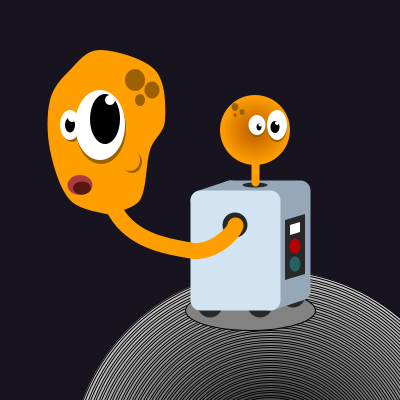
Frame 1 (no input)
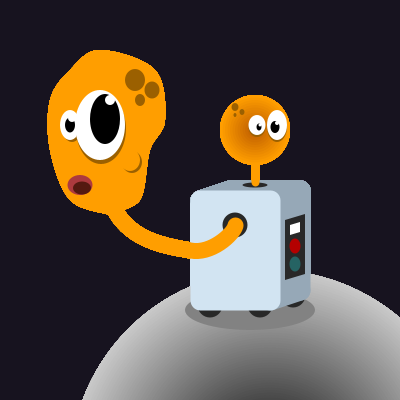
Frame 60 (the mouse pressed at the canvas centre just before this capture)
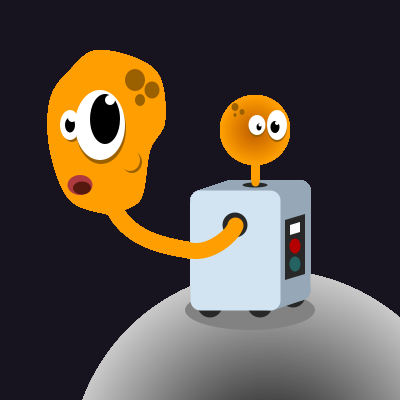
Frame 120 (the mouse held since frame 60 and released just before this capture)

The Processing sketch that drew these frames (run headless with seeded random() and noise(); from frame 60 on, the mouse is pressed at the canvas centre):

// Processing sketch: processing_51065
// ── processing_51065.pde

// Jean-Michel Leblanc - Tp1: Le Monstre - EDM4600

// ----------------------- Déclaration des variables -----------------------
float x;
float y;
float gTete;
float pTete;
float corps;

// ----------------------- Initialisation de la surface de travail -----------------------
void setup(){  
  /* Taille de la surface de travail (en pixels), 
  antialiasing activé et aucune bordure aux formes */
  size(400, 400);
  background(23, 19, 31);
  smooth();
  
  // ----------------------- Initialisation des propriétés des variables -----------------------
  x = width/2;
  y = height/2;
  gTete = x;
  pTete = x;
  corps = x;
}

// ----------------------- Fonction permettant de dessiner le personnage -----------------------
// Planète (Voir exemple "While: Soustraction")
void draw(){
  float d = 400;
  float difference = 5;
 
  while ( d > 0 ) {
    fill ( d / 2 );
    ellipse( x+70 , y+270 , d , d );
    d = d - difference;
  }
  
  // Ombre du personnage
  fill (130);
  ellipse(x+50, y+110, 130, 40);
  
  // ----------------------- Corps robotisé du personnage -----------------------
  // Les roues
  noStroke();
  ellipseMode(CENTER);
  fill(40);
  ellipse(corps+10, corps+105, 25, 25);
  ellipse(corps+60, corps+105, 25, 25);
  ellipse(corps+93, corps+95, 25, 25);
  
  // Le corps métallique P.1
  strokeJoin(ROUND);
  stroke(150, 168, 183);
  fill(150, 168, 183);
  strokeWeight(20.0);
  beginShape();
    vertex(corps+30, corps-10);
    vertex(corps+30, corps+90);
    vertex(corps+100, corps+90);
    vertex(corps+100, corps-10);
    vertex(corps+30, corps-10);
  endShape();
  
  // Fix de la perspective
  line(corps+100, corps+90, corps+70, corps+100);
  line(corps+30, corps-10, corps, corps);
  
  // Le corps métallique P.2
  strokeJoin(ROUND);
  stroke(210, 228, 242);
  fill(210, 228, 242);
  strokeWeight(20.0);
  beginShape();
    vertex(corps, corps);
    vertex(corps, corps+100);
    vertex(corps+70, corps+100);
    vertex(corps+70, corps);
    vertex(corps, corps);
  endShape();

  // Trous pour la tête des personnages
  noStroke();
  fill(40);
  ellipse(corps+35, corps+25, 25, 25);
  ellipse(corps+55, corps-15, 25, 5);
  
  // Panneau de contrôle sur le côté du personnage
  beginShape();
    vertex(corps+85, corps+20);
    vertex(corps+85, corps+80);
    vertex(corps+105, corps+74);
    vertex(corps+105, corps+14);
    vertex(corps+85, corps+20);
  endShape();
  
  fill(255);
  beginShape();
    vertex(corps+90, corps+25);
    vertex(corps+90, corps+35);
    vertex(corps+100, corps+32);
    vertex(corps+100, corps+22);
    vertex(corps+90, corps+25);
  endShape();
  
  // Bouton rouge
  fill(180, 0, 0);
  ellipse(corps+95, corps+46, 11, 15);
  
  // Bouton turquoise
  fill(37, 99, 99);
  ellipse(corps+95, corps+64, 11, 15);
  
  // ----------------------- Tête du petit monstre -----------------------
  //Cou
  strokeJoin(ROUND);
  strokeWeight(8.0);
  stroke(255, 158, 0);
  line(pTete+55, pTete-18, pTete+55, pTete-70);
  
  // Tête (Voir exemple "While: Soustraction")
  noStroke();
  float dPetiteTete = 70;
  float diffPetiteTete = 5;
  float fillPetiteTete1 = 255;
  float fillPetiteTete2 = 158;
   
  while ( dPetiteTete > 5 ) {
     fill (fillPetiteTete1, fillPetiteTete2, 0);
     ellipse(pTete+55, pTete-70, dPetiteTete, dPetiteTete);
     fillPetiteTete1 = fillPetiteTete1 - 5;
     fillPetiteTete2 = fillPetiteTete2 - 5;
     dPetiteTete = dPetiteTete - diffPetiteTete;
  }

  
  // Yeux + pupilles
  fill(155, 96, 0);
  ellipse(pTete+57, pTete-73, 17, 20);
    fill(255);
    ellipse(pTete+57, pTete-75, 17, 20);
      fill(0);
      ellipse(pTete+59, pTete-73, 5, 7);
        fill(255);
        ellipse(pTete+60, pTete-75, 3, 3);
  
  fill(155, 96, 0);
  ellipse(pTete+77, pTete-73, 20, 30);
    fill(255);
    ellipse(pTete+77, pTete-75, 20, 30);
      fill(0);
      ellipse(pTete+75, pTete-73, 9, 12);
        fill(255);
        ellipse(pTete+77, pTete-77, 4, 4);
  
  // Grains de beauté
  fill(155, 96, 0);
  ellipse(pTete+35, pTete-85, 3, 4);
  ellipse(pTete+42, pTete-88, 5, 6);
  ellipse(pTete+35, pTete-93, 7, 8);
  
  // ----------------------- Tête du gros monstre -----------------------
  // Cou
  noFill();
  strokeJoin(ROUND);
  strokeWeight(16.0);
  stroke(255, 158, 0);
  beginShape();
    curveVertex(gTete, gTete);
    curveVertex(gTete+35, gTete+25);
    curveVertex(gTete-10, gTete+50);
    curveVertex(gTete-90, y);
    curveVertex(gTete-100, gTete-200);
  endShape();
  
  // Tête
  noStroke();
  fill(255, 158, 0);
  beginShape();
    curveVertex(gTete, gTete);
    curveVertex(gTete-90, gTete+15);
    curveVertex(gTete-60, gTete);
    curveVertex(gTete-50, gTete-50);
    curveVertex(gTete-35, gTete-80);
    curveVertex(gTete-45, gTete-130);
    curveVertex(gTete-100, gTete-150);
    curveVertex(gTete-130, gTete-130);
    curveVertex(gTete-150, gTete-100);
    curveVertex(gTete-150, gTete-50);
    curveVertex(gTete-130, gTete);
    curveVertex(gTete-90, gTete+15);
    curveVertex(gTete-90, gTete+15);
  endShape();
  
  // Yeux + pupilles + cernes
  fill(155, 96, 0);
  ellipse(gTete-128, gTete-73, 20, 30);
    fill(255);
    ellipse(gTete-130, gTete-75, 20, 30);
      fill(0);
      ellipse(gTete-130, gTete-75, 10, 15);
        fill(255);
        ellipse(gTete-128, gTete-82, 8, 8);
  
  fill(155, 96, 0);
  ellipse(gTete-99, gTete-71, 50, 70);
    fill(255);
    ellipse(gTete-100, gTete-75, 50, 70);
      fill(0);
      ellipse(gTete-95, gTete-81, 30, 50);
        fill(255);
        ellipse(gTete-90, gTete-100, 10, 10);
      
  // Grains de beauté
  fill(155, 96, 0);
  ellipse(gTete-60, gTete-100, 10, 12);
  ellipse(gTete-48, gTete-110, 15, 17);
  ellipse(gTete-65, gTete-120, 20, 22);
  
  // Bouche
  fill(173, 58, 62);
  ellipse(gTete-120, gTete-15, 25, 20);
    fill(85, 25, 16);
    ellipse(gTete-118, gTete-12, 18, 13);
    
  // Mâchoire
  fill(155, 96, 0);
  ellipse(gTete-68, gTete-38, 20, 22);
    fill(255, 158, 0);
    ellipse(gTete-70, gTete-40, 20, 22);
}
